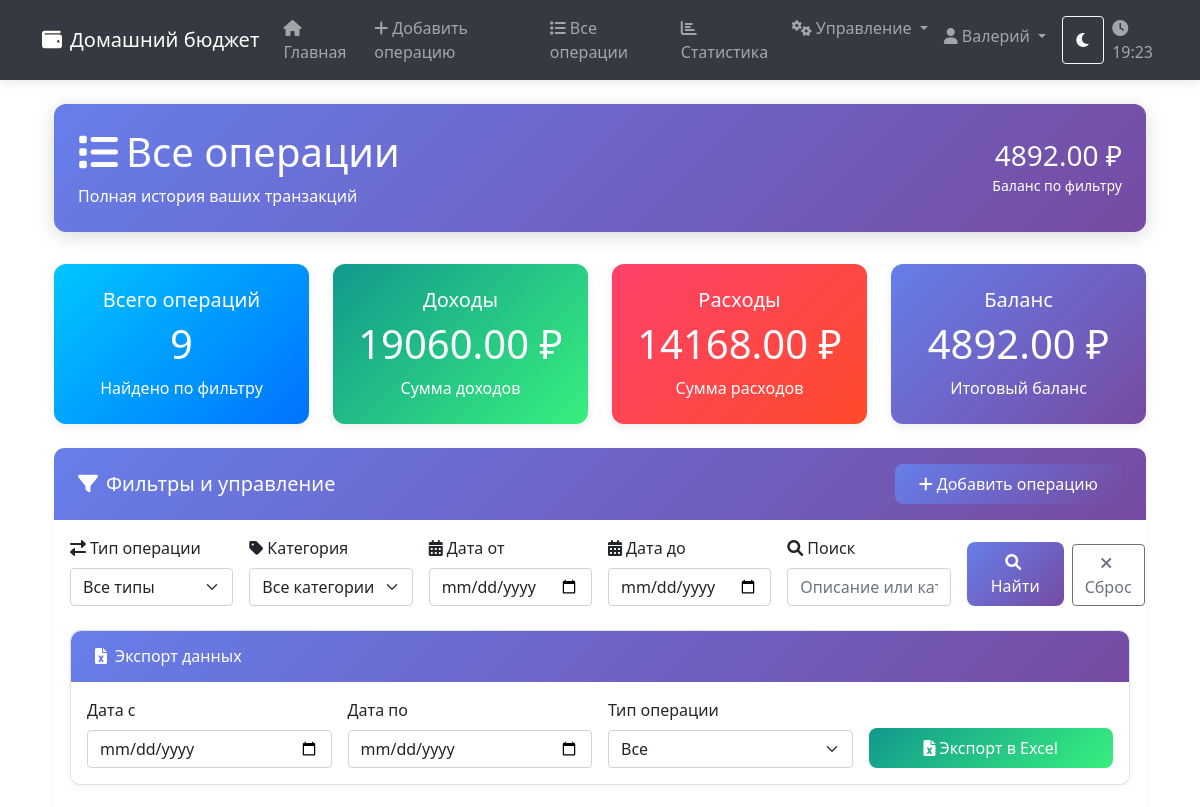
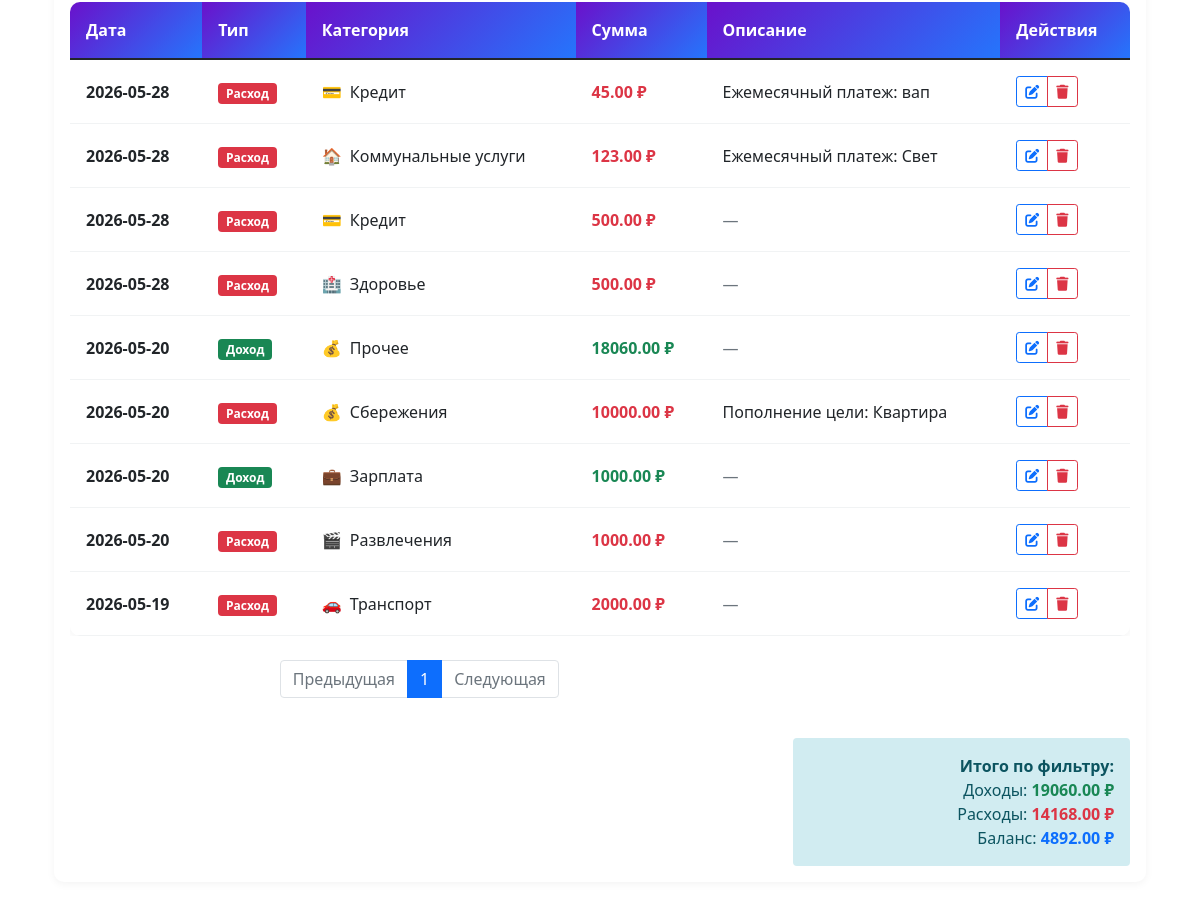
The page /transactions (signed in) on the database as committed earlier (2 pictures, top to bottom).
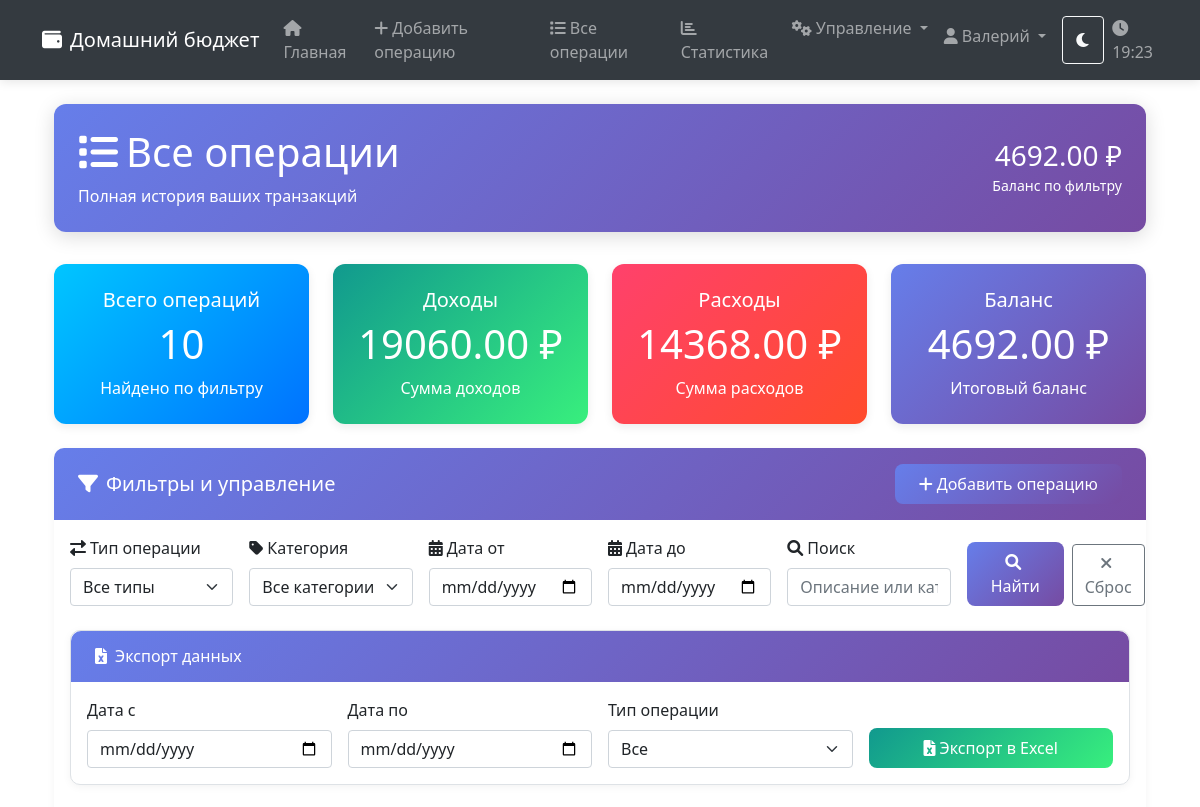
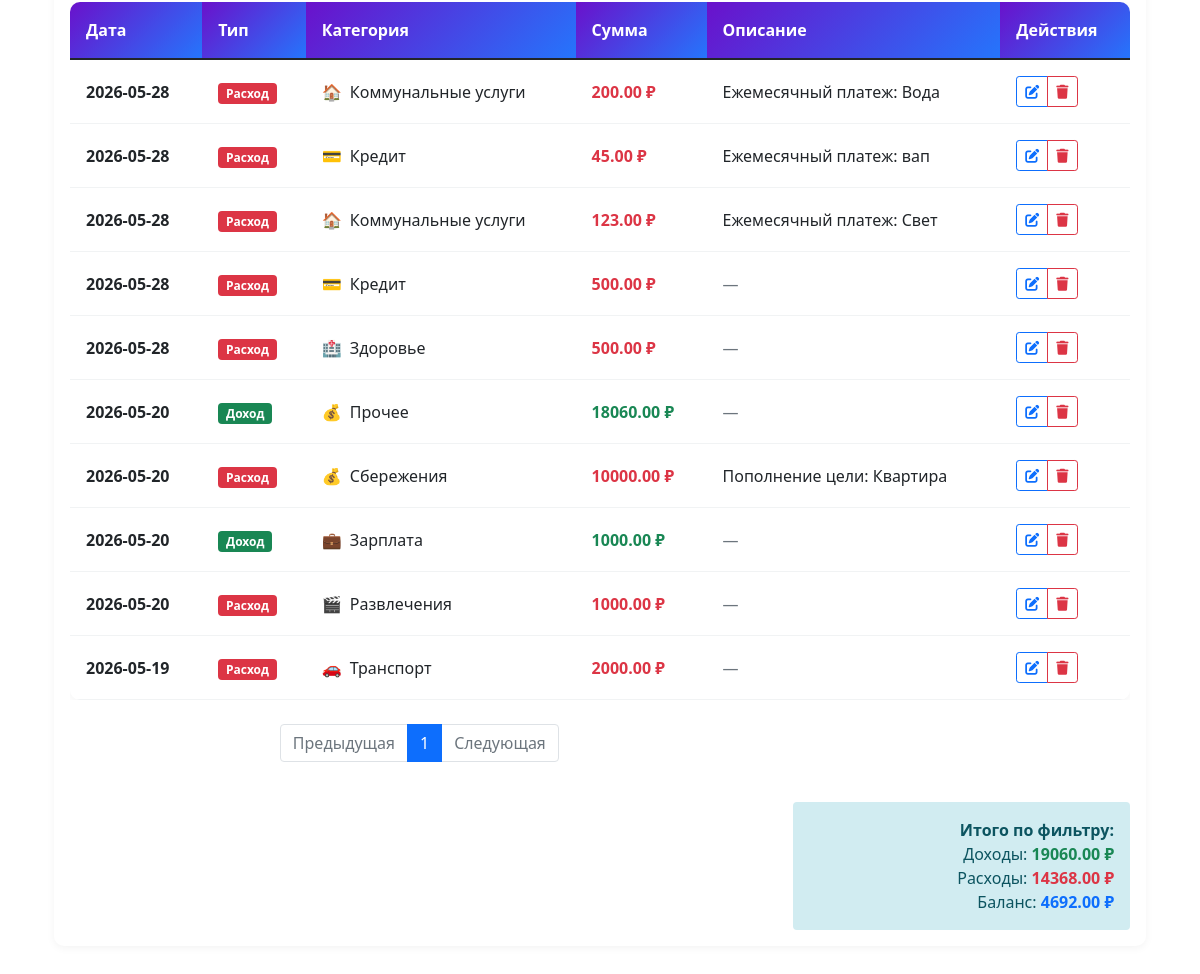
The same page on the database as committed later (2 pictures, top to bottom).
### tables this page shows
CREATE TABLE transactions (
            id INTEGER PRIMARY KEY AUTOINCREMENT,
            type TEXT CHECK(type IN ('income', 'expense')) NOT NULL,
            amount REAL NOT NULL,
            category_id INTEGER,
            description TEXT,
            date DATE NOT NULL,
            created_at TIMESTAMP DEFAULT CURRENT_TIMESTAMP,
            user_id INTEGER,
            FOREIGN KEY (category_id) REFERENCES categories (id),
            FOREIGN KEY (user_id) REFERENCES users (id)
        );

CREATE TABLE categories (
            id INTEGER PRIMARY KEY AUTOINCREMENT,
            name TEXT NOT NULL,
            type TEXT CHECK(type IN ('income', 'expense')) NOT NULL,
            icon TEXT,
            color TEXT,
            created_at TIMESTAMP DEFAULT CURRENT_TIMESTAMP
        );

### routes/transaction_routes.py (the view, shortened to what this page needs)
    @app.route('/transactions')
    @login_required
    def view_transactions():
        with get_db_connection() as conn:
            filter_type = request.args.get('type', 'all')
            filter_category = request.args.get('category', 'all')
            start_date = request.args.get('start_date')
            end_date = request.args.get('end_date')
            search = request.args.get('search', '').strip()
            query = '''
                SELECT t.*, c.name as category_name, c.icon as category_icon
                FROM transactions t
                LEFT JOIN categories c ON t.category_id = c.id
                WHERE t.user_id = ?
            '''
            params = [session['user_id']]
            if filter_type != 'all':
                query += ' AND t.type = ?'
                params.append(filter_type)
            if filter_category != 'all':
                query += ' AND t.category_id = ?'
                params.append(filter_category)
            if start_date:
                query += ' AND t.date >= ?'
                params.append(start_date)
            if end_date:
                query += ' AND t.date <= ?'
                params.append(end_date)
            query += ' ORDER BY t.date DESC, t.created_at DESC'
            transactions = conn.execute(query, params).fetchall()
            categories = conn.execute('SELECT * FROM categories').fetchall()
        return render_template(
            'transactions.html',
            transactions=transactions,
            categories=categories,
            filter_type=filter_type,
            filter_category=filter_category,
            start_date=start_date,
            end_date=end_date,
            search=search
        )

### templates/transactions.html (shortened to what this page needs)
{% extends "base.html" %}
{% block content %}
<div class="container-fluid fade-in">
    <div class="page-header">
        <div class="d-flex justify-content-between align-items-center">
            <div>
                <h1><i class="fas fa-list me-2"></i>Все операции</h1>
                <p class="mb-0">Полная история ваших транзакций</p>
            </div>
            <div class="text-end">
                {% set total_inc = transactions|selectattr('type', 'equalto', 'income')|map(attribute='amount')|sum %}
                {% set total_exp = transactions|selectattr('type', 'equalto', 'expense')|map(attribute='amount')|sum %}
                {% if filter_type == 'income' %}
                    <h3 class="mb-0">{{ "%.2f"|format(total_inc) }} ₽</h3>
                    <small>Доходы по фильтру</small>
                {% elif filter_type == 'expense' %}
                    <h3 class="mb-0">{{ "%.2f"|format(total_exp) }} ₽</h3>
                    <small>Расходы по фильтру</small>
                {% else %}
                    <h3 class="mb-0">{{ "%.2f"|format(total_inc - total_exp) }} ₽</h3>
                    <small>Баланс по фильтру</small>
                {% endif %}
            </div>
        </div>
    </div>
    {% set total_income = transactions|selectattr('type', 'equalto', 'income')|map(attribute='amount')|sum %}
    {% set total_expense = transactions|selectattr('type', 'equalto', 'expense')|map(attribute='amount')|sum %}
    <div class="row mb-4">
        <div class="{% if filter_type == 'all' %}col-md-3{% else %}col-md-6{% endif %}">
            <div class="stat-card stat-card-info">
                <div class="card-body text-center">
                    <h5>Всего операций</h5>
                    <h2 class="display-6">{{ transactions|length }}</h2>
                    <p class="mb-0">Найдено по фильтру</p>
                </div>
            </div>
        </div>
        {% if filter_type == 'income' %}
        <div class="col-md-6">
            <div class="stat-card stat-card-success">
                <div class="card-body text-center">
                    <h5>Доходы</h5>
                    <h2 class="display-6">{{ "%.2f"|format(total_income) }} ₽</h2>
                    <p class="mb-0">Сумма доходов</p>
                </div>
            </div>
        </div>
        {% else %}
        <div class="col-md-3">
            <div class="stat-card stat-card-success">
                <div class="card-body text-center">
                    <h5>Доходы</h5>
                    <h2 class="display-6">{{ "%.2f"|format(total_income) }} ₽</h2>
                    <p class="mb-0">Сумма доходов</p>
                </div>
            </div>
        </div>
        <div class="col-md-3">
            <div class="stat-card stat-card-danger">
                <div class="card-body text-center">
                    <h5>Расходы</h5>
                    <h2 class="display-6">{{ "%.2f"|format(total_expense) }} ₽</h2>
                    <p class="mb-0">Сумма расходов</p>
                </div>
            </div>
        </div>
        <div class="col-md-3">
            <div class="stat-card stat-card-primary">
                <div class="card-body text-center">
                    <h5>Баланс</h5>
                    <h2 class="display-6">{{ "%.2f"|format(total_income - total_expense) }} ₽</h2>
                    <p class="mb-0">Итоговый баланс</p>
                </div>
            </div>
        </div>
        {% endif %}
    </div>
    <div class="card form-card">
        <div class="card-header d-flex justify-content-between align-items-center">
            <h5 class="mb-0"><i class="fas fa-filter me-2"></i>Фильтры и управление</h5>
            <a href="{{ url_for('add_transaction') }}" class="btn btn-modern btn-modern-primary">
                <i class="fas fa-plus me-1"></i>Добавить операцию
            </a>
        </div>
        <div class="card-body">
            <form method="GET" action="{{ url_for('view_transactions') }}" class="row mb-4 g-3">
                <div class="col-md-2">
                    <label for="filter_type" class="form-label"><i class="fas fa-exchange-alt me-1"></i>Тип операции</label>
                    <select class="form-select" id="filter_type" name="type">
                        <option value="all" {% if filter_type == 'all' %}selected{% endif %}>Все типы</option>
                    </select>
                </div>
                <div class="col-md-2">
                    <label for="filter_category" class="form-label"><i class="fas fa-tag me-1"></i>Категория</label>
                    <select class="form-select" id="filter_category" name="category">
                        <option value="all" {% if filter_category == 'all' %}selected{% endif %}>Все категории</option>
                    </select>
                </div>
                <div class="col-md-2">
                    <label for="start_date" class="form-label"><i class="fas fa-calendar-alt me-1"></i>Дата от</label>
                    <input type="date" class="form-control" id="start_date" name="start_date" value="{{ start_date or '' }}">
                </div>
                <div class="col-md-2">
                    <label for="end_date" class="form-label"><i class="fas fa-calendar-alt me-1"></i>Дата до</label>
                    <input type="date" class="form-control" id="end_date" name="end_date" value="{{ end_date or '' }}">
                </div>
                <div class="col-md-2">
                    <label for="search" class="form-label"><i class="fas fa-search me-1"></i>Поиск</label>
                    <input type="text" class="form-control" id="search" name="search" placeholder="Описание или категория" value="{{ search or '' }}" autocomplete="off">
                </div>
                <div class="col-md-2 d-flex align-items-end gap-2">
                    <button type="submit" class="btn btn-modern btn-modern-primary w-100"><i class="fas fa-search me-1"></i>Найти</button>
                    <a href="{{ url_for('view_transactions') }}" class="btn btn-outline-secondary w-100"><i class="fas fa-times me-1"></i>Сброс</a>
                </div>
            </form>
            <div class="card mb-4">
                <div class="card-header bg-success text-white">
                    <h6 class="mb-0"><i class="fas fa-file-excel me-2"></i>Экспорт данных</h6>
                </div>
                <div class="card-body">
                    <form method="GET" action="{{ url_for('export_excel') }}" class="row g-3 align-items-end">
                        <div class="col-md-3">
                            <label class="form-label" for="export_start_date">Дата с</label>
                            <input type="date" class="form-control" id="export_start_date" name="start_date" value="{{ start_date or '' }}">
                        </div>
                        <div class="col-md-3">
                            <label class="form-label" for="export_end_date">Дата по</label>
                            <input type="date" class="form-control" id="export_end_date" name="end_date" value="{{ end_date or '' }}">
                        </div>
                        <div class="col-md-3">
                            <label class="form-label" for="export_type">Тип операции</label>
                            <select class="form-select" id="export_type" name="type">
                                <option value="all" {% if filter_type == 'all' %}selected{% endif %}>Все</option>
                            </select>
                        </div>
                        <div class="col-md-3">
                            <button type="submit" class="btn btn-modern btn-modern-success w-100"><i class="fas fa-file-excel me-1"></i>Экспорт в Excel</button>
                        </div>
                    </form>
                </div>
            </div>
            {% if transactions %}
            <div class="table-responsive">
                <table class="table table-modern">
                    <thead>
                        <tr>
                            <th>Дата</th>
                            <th>Тип</th>
                            <th>Категория</th>
                            <th>Сумма</th>
                            <th>Описание</th>
                            <th>Действия</th>
                        </tr>
                    </thead>
                    <tbody>
                        {% for trans in transactions %}
                        <tr>
                            <td class="fw-bold">{{ trans.date }}</td>
                            <td>{% if trans.type == 'income' %}<span class="badge bg-success">Доход</span>{% else %}<span class="badge bg-danger">Расход</span>{% endif %}</td>
                            <td><div class="d-flex align-items-center">{% if trans.category_icon %}<span class="me-2">{{ trans.category_icon }}</span>{% endif %}<span>{{ trans.category_name or 'Без категории' }}</span></div></td>
                            <td class="{% if trans.type == 'income' %}text-success fw-bold{% else %}text-danger fw-bold{% endif %}">{{ "%.2f"|format(trans.amount) }} ₽</td>
                            <td>{% if trans.description %}{{ trans.description }}{% else %}<span class="text-muted">—</span>{% endif %}</td>
                            <td>
                                <div class="btn-group btn-group-sm" role="group">
                                    <a href="{{ url_for('edit_transaction', transaction_id=trans.id) }}" class="btn btn-outline-primary" title="Редактировать"><i class="fas fa-edit"></i></a>
                                    <a href="{{ url_for('delete_transaction', transaction_id=trans.id) }}" class="btn btn-outline-danger" title="Удалить" onclick="return confirm('Вы точно хотите удалить эту операцию?')"><i class="fas fa-trash"></i></a>
                                </div>
                            </td>
                        </tr>
                        {% endfor %}
                    </tbody>
                </table>
            </div>
            <div class="row mt-4">
                <div class="col-md-8">
                    <nav aria-label="Навигация по страницам">
                        <ul class="pagination justify-content-center">
                            <li class="page-item disabled"><span class="page-link">Предыдущая</span></li>
                            <li class="page-item active"><span class="page-link">1</span></li>
                            <li class="page-item disabled"><span class="page-link">Следующая</span></li>
                        </ul>
                    </nav>
                </div>
                <div class="col-md-4"></div>
            </div>
            {% endif %}
            <div class="row mt-4">
                <div class="col-md-8"></div>
                <div class="col-md-4 text-end">
                    <div class="p-3 rounded" style="background-color: #d1ecf1; color: #0c5460;">
                        <strong>Итого по фильтру:</strong><br>
                        {% if filter_type == 'income' %}
                            Доходы: <span class="text-success fw-bold">{{ "%.2f"|format(total_income) }} ₽</span>
                        {% elif filter_type == 'expense' %}
                            Расходы: <span class="text-danger fw-bold">{{ "%.2f"|format(total_expense) }} ₽</span>
                        {% else %}
                            Доходы: <span class="text-success fw-bold">{{ "%.2f"|format(total_income) }} ₽</span><br>
                            Расходы: <span class="text-danger fw-bold">{{ "%.2f"|format(total_expense) }} ₽</span><br>
                            Баланс: <span class="text-primary fw-bold">{{ "%.2f"|format(total_income - total_expense) }} ₽</span>
                        {% endif %}
                    </div>
                </div>
            </div>
        </div>
    </div>
</div>
{% endblock %}

Rows that differ between the two databases and show on the page:
added transactions: type "Расход", amount "200.00"
Other text that changed with them:
{{ "%.2f"|format(total_inc - total_exp) }}: "4892.00" → "4692.00"
{{ transactions|length }}: "9" → "10"
{{ "%.2f"|format(total_expense) }}: "14168.00" → "14368.00"
{{ "%.2f"|format(total_income - total_expense) }}: "4892.00" → "4692.00"
